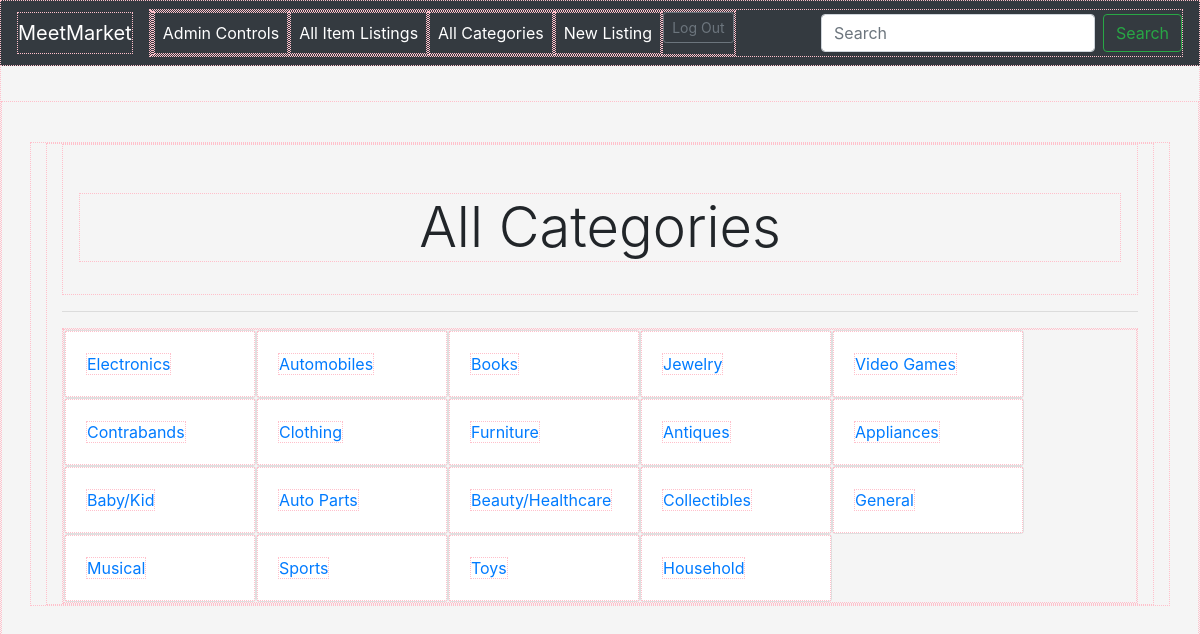
Screenshot of /all_categories (signed in) with the database file from the repository.
### item_app/models.py (models this page shows)
class Category(models.Model):
    name = models.CharField(max_length=45)
    created_at = models.DateTimeField(auto_now_add=True)
    updated_at = models.DateTimeField(auto_now=True)

### item_app/views.py (the view)
# urls.py: path('all_categories', views.all_categories, name="my_all_categories"),
def all_categories(request):
    logged_user = User.objects.filter(email=request.session['log_email'])
    user_admin = logged_user[0].admin
    all_categories = Category.objects.all()
    context = {
        "user_admin": user_admin,
        "all_categories": all_categories,
        "this_user": User.objects.get(email=request.session['log_email']),
    }
    return render(request, "allcategories.html", context)

### item_app/templates/allcategories.html
{% extends 'base.html' %} {% block content %}
<div class="pricing-header px-3 py-3 pt-md-5 pb-md-4 mx-auto text-center">
  <h1 class="display-4">
    All Categories
  </h1>
</div>
<hr />
<div class="container">
  <div class="row">
    {% for category in all_categories %}
    <div class="card" style="width: 12rem;">
      <div class="card-body">
        <a href="{% url 'item:my_category_page' category.id %}" class="card-link">{{category.name}}</a>
      </div>
    </div>
    {% endfor %}
  </div>
</div>
{% endblock %}

### craiglist_app/static/css/style.css (style rules this page uses)
* { margin: 0; border: 1px dotted pink; padding: 0; }
body { margin-top: 100px; }

### craiglist_app/static/css/style_reg.css (style rules this page uses)
body { display: -ms-flexbox; display: flex; -ms-flex-align: center; align-items: center; padding-top: 40px; padding-bottom: 40px; background-color: #f5f5f5; }

### rows the page displays
Category: name "Electronics"
Category: name "Automobiles"
Category: name "Books"
Category: name "Jewelry"
Category: name "Video Games"
Category: name "Contrabands"
Category: name "Clothing"
Category: name "Furniture"
Category: name "Antiques"
Category: name "Appliances"
Category: name "Baby/Kid"
Category: name "Auto Parts"
Category: name "Beauty/Healthcare"
Category: name "Collectibles"
Category: name "General"
Category: name "Musical"
Category: name "Sports"
Category: name "Toys"
Category: name "Household"
